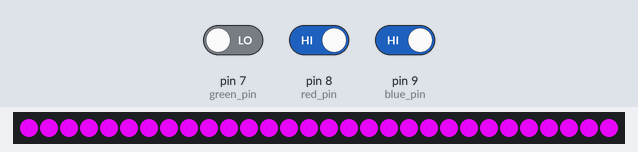
Bench run of a sketch on a simulated Arduino Uno, built with avr-gcc and run on an emulated ATmega328P. Parts: 30 RGB LEDs in strip order, left to right. Inputs (shaded band) come from the test bench; at power-on: pin 7 (green_pin) LOW, pin 8 (red_pin) HIGH, pin 9 (blue_pin) HIGH.

Above: at 1.2 s.
1.3 s: pin 7 (green_pin) driven HIGH
At 1.46 s:
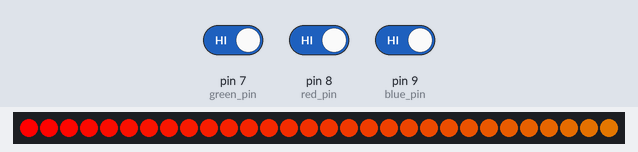
3.7 s: pin 7 (green_pin) driven LOW and pin 8 (red_pin) driven LOW and pin 9 (blue_pin) driven LOW
6.1 s: pin 8 (red_pin) driven HIGH
At 7.5 s:
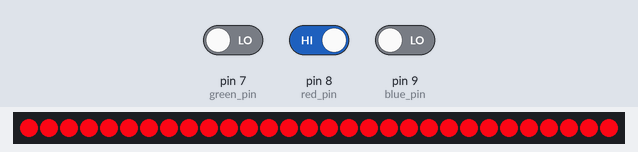
8.5 s: pin 9 (blue_pin) driven HIGH
At 9.2 s:
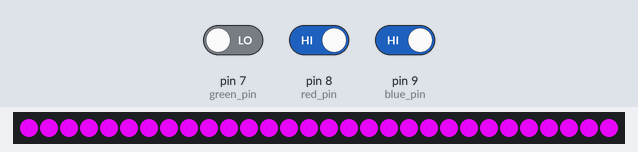
10.1 s: pin 8 (red_pin) driven LOW
At 11.0 s:
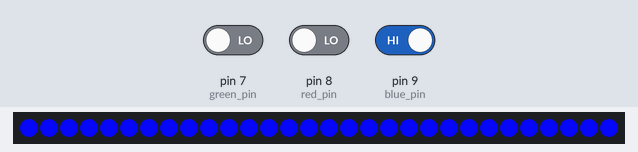
11.7 s: pin 7 (green_pin) driven HIGH
At 12.8 s:
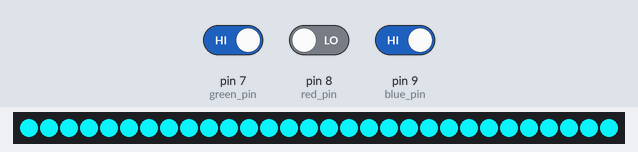
Timing chart, 0 to 14.3 s (numbered marks = the images above; inputs shaded):
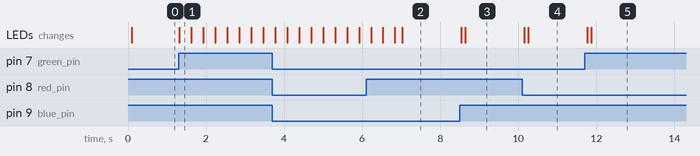

The sketch:

lights.ino
```cpp
/////////////////////
//Author: James Poole
//Date: 10 October 2016
//jgaple@gmail.com
/////////////////////

#include <Adafruit_NeoPixel.h>
#ifdef __AVR__
  #include <avr/power.h>
#endif

#define LED_PIN 6

int green_pin = 7;
int red_pin = 8;
int blue_pin = 9;

int greenVal = 0;
int redVal = 0;
int blueVal = 0;

// Parameter 1 = number of pixels in strip
// Parameter 2 = Arduino pin number (most are valid)
// Parameter 3 = pixel type flags, add together as needed:
//   NEO_KHZ800  800 KHz bitstream (most NeoPixel products w/WS2812 LEDs)
//   NEO_KHZ400  400 KHz (classic 'v1' (not v2) FLORA pixels, WS2811 drivers)
//   NEO_GRB     Pixels are wired for GRB bitstream (most NeoPixel products)
//   NEO_RGB     Pixels are wired for RGB bitstream (v1 FLORA pixels, not v2)
Adafruit_NeoPixel strip = Adafruit_NeoPixel(30, LED_PIN, NEO_GRB + NEO_KHZ800);

void setup(){
  pinMode(green_pin, INPUT);
  pinMode(red_pin, INPUT);
  pinMode(blue_pin, INPUT);

  strip.begin();
  strip.show(); // Initialize all pixels to 'off'
}

void loop(){

  greenVal = digitalRead(green_pin);
  redVal = digitalRead(red_pin);
  blueVal = digitalRead(blue_pin);

  if(greenVal == HIGH && redVal == LOW && blueVal == LOW)
    green();
  else if(greenVal == HIGH && redVal == HIGH && blueVal == LOW)
    yellow();
  else if(greenVal == HIGH && redVal == LOW && blueVal == HIGH)
    cyan();
  else if(greenVal == LOW && redVal == HIGH && blueVal == LOW)
    red();
  else if(greenVal == LOW && redVal == HIGH && blueVal == HIGH)
    purple();
  else if(greenVal == LOW && redVal == LOW && blueVal == HIGH)
    blue();
  else if(greenVal == HIGH && redVal == HIGH && blueVal == HIGH)
    rainbow(20);
  else
    off();
}

void blue() {
  for(int i=0; i<strip.numPixels(); i++) {
    strip.setPixelColor(i, strip.Color(6,6,232));
    strip.show();
    delay(2);
  }
}

void red() {
  for(int i=0; i<strip.numPixels(); i++) {
    strip.setPixelColor(i, strip.Color(244,6,20));
    strip.show();
    delay(2);
  }
}

void green() {
  for(int i=0; i<strip.numPixels(); i++) {
    strip.setPixelColor(i, strip.Color(20,232,6));
    strip.show();
    delay(2);
  }
}

void yellow() {
  for(int i=0; i<strip.numPixels(); i++) {
    strip.setPixelColor(i, strip.Color(239,232,6));
    strip.show();
    delay(2);
  }
}

void cyan() {
  for(int i=0; i<strip.numPixels(); i++) {
    strip.setPixelColor(i, strip.Color(9,232,239));
    strip.show();
    delay(2);
  }
}

void purple() {
  for(int i=0; i<strip.numPixels(); i++) {
    strip.setPixelColor(i, strip.Color(220,6,239));
    strip.show();
    delay(2);
  }
}

void off() {
  for(int i=0; i<strip.numPixels(); i++) {
    strip.setPixelColor(i, 0);
    strip.show();
    delay(2);
  }
}

//////////////////////////////////////////////

void rainbow(uint8_t wait) {
  uint16_t i, j;

  for(j=0; j<256; j++) {
    for(i=0; i<strip.numPixels(); i++) {
      strip.setPixelColor(i, Wheel((i+j) & 255));
    }
    strip.show();
    delay(wait);
  }
}

uint32_t Wheel(byte WheelPos) {
  WheelPos = 255 - WheelPos;
  if(WheelPos < 85) {
    return strip.Color(255 - WheelPos * 3, 0, WheelPos * 3);
  }
  if(WheelPos < 170) {
    WheelPos -= 85;
    return strip.Color(0, WheelPos * 3, 255 - WheelPos * 3);
  }
  WheelPos -= 170;
  return strip.Color(WheelPos * 3, 255 - WheelPos * 3, 0);
}
```

Measured:
- after the input at 1.3 s, the LEDs: change at once (image 1)
- after the input at 8.5 s, the LEDs: first change at once (image 3 shows a later state)
- after the input at 10.1 s, the LEDs: first change after 0.06 s (image 4 shows a later state)
- after the input at 11.7 s, the LEDs: first change after 0.07 s (image 5 shows a later state)
